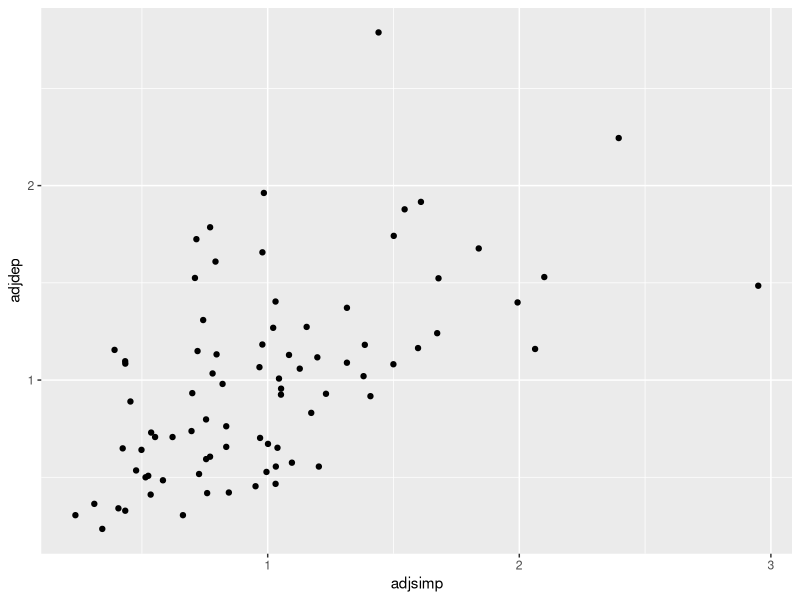
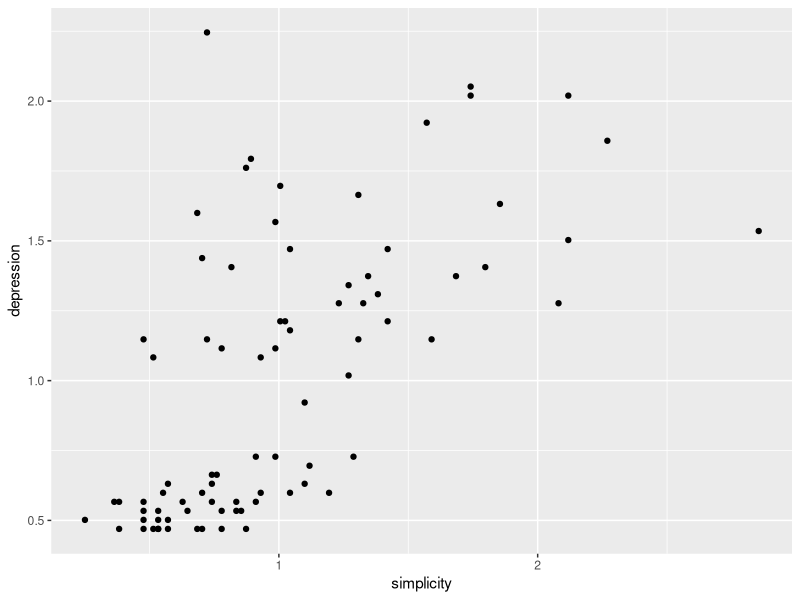

Source code (R) for these figures, in order:
## ---- chunk 1
library(tidyverse)

df_raw <- read_csv("./Ginzberg_depression.csv")
df <- df_raw[,-1] #delete ID column
## ---- chunk 2
glimpse(df)

## ---- chunk 3
library(ggplot2)
ggplot(df, aes(x = adjsimp, y = adjdep)) +
    geom_point()

## ---- chunk 4


ggplot(df, aes(x = simplicity, y = depression)) +
    geom_point()

